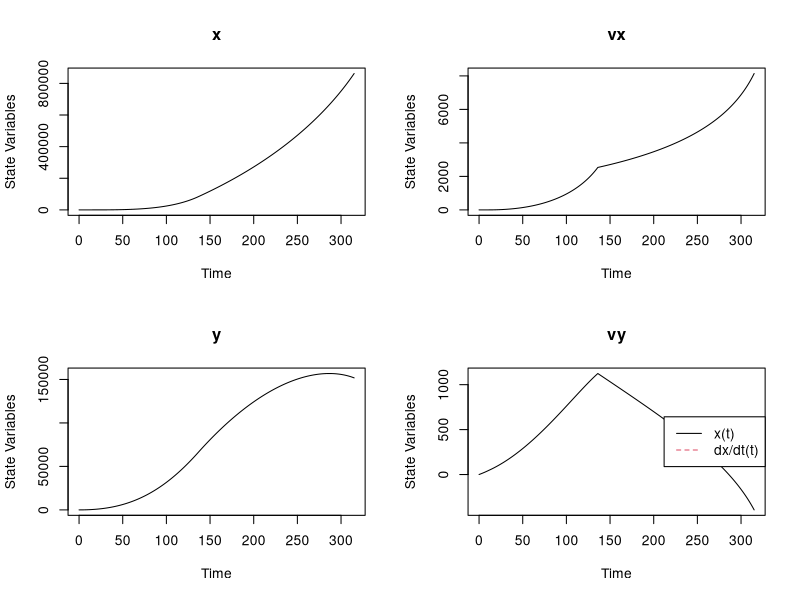
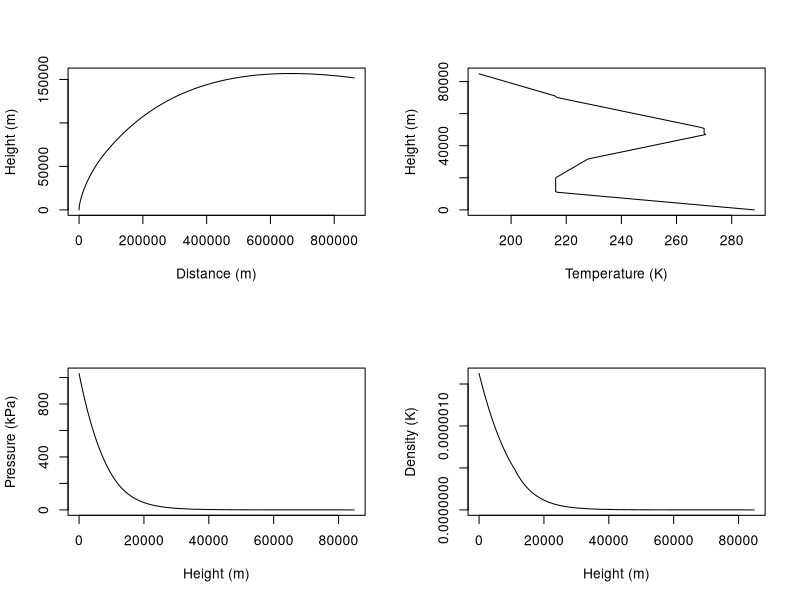
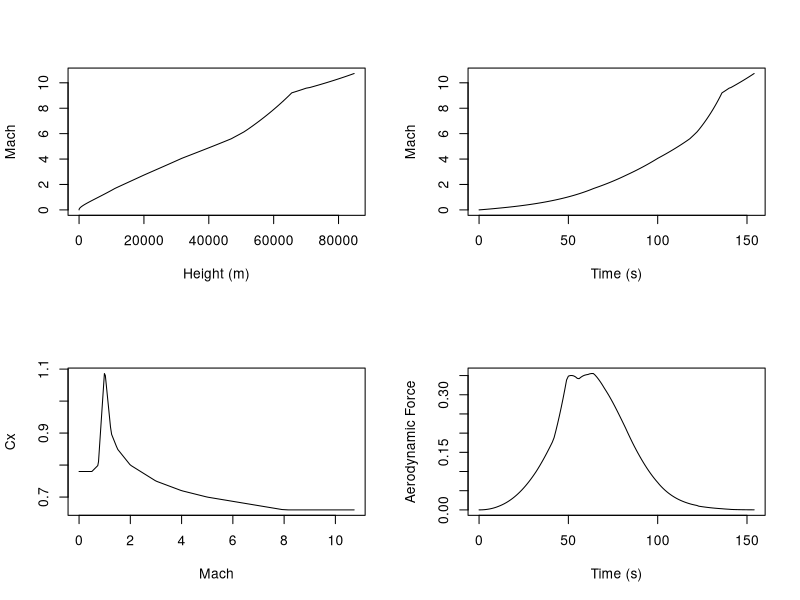

These figures' R source, in order:
library(deSolve)
options(scipen=999)

# Define the differential equations
variable_mass_rocket <- function(t, state, parameters) {
  with(as.list(c(state, parameters)), {
    x <- state[1]  # x(t)
    vx <- state[2]  # dx/dt
    
    y <- state[3]  # y(t)
    vy <- state[4]  # dy/dt
    
    g = G * Me / (R + y)^2
    
    m0 = 0
    k  = 0
    
    F0 = 0
    mu = 0
    
    a0 = 90
    b  = 0
    
    # Find X(y)
    X_t = 0
    
    for(i in 1:nrow(t_gradients)) {
      tg = t_gradients[i,]
      h0 = as.double(tg["h0"])
      hk = as.double(tg["hk"])
      T0 = as.double(tg["T0"])
      dL = as.double(tg["dL"])
      P0 = as.double(tg["P0"])
      if(y >= h0 && y < hk ) {
        dHkm = (y - h0) * 0.001
        T_i = T0 + dL * dHkm

        if(dL != 0) {
          Pr_i = P0 * (T0/T_i) ^ (magic/dL)
        } else {
          Pr_i = P0 * exp(-magic * dHkm/T0)
        }
        
        rho_i = (Pr_i * M_)/(R * T_i)
        
        v_i = sqrt(vx^2 + vy^2)
        sound_vi =  (-1) * 0.0007 * T_i^2 + 0.9690 * T_i + 115.7923;
        mach_vi = v_i / sound_vi
        cx_i = Cx(mach_vi)
        
        X_t = cx_i * rho_i * (v_i^2) * S / 2
        
        atmosphere <<- rbind(atmosphere, list(
          t = t,
          h = y,
          v = v_i,
          T = T_i,
          Pr = Pr_i,
          rho = rho_i,
          sound_vi = sound_vi,
          mach_v = mach_vi,
          cx = cx_i,
          X = X_t,
          g = g
        ))

        break
      }
    }
    
    # Find P(t)

    t_t = 0
    
    stages <- data.frame(
      m0 = parameters["s.m0"],
      k =  parameters["s.k"],
      F0 = parameters["s.F0"],
      mu = parameters["s.mu"],
      Ts = parameters["s.Ts"],
      Te = parameters["s.Te"],
      b =  parameters["s.b"]
    )
    
    for(i in 1:nrow(stages)) {
      stage <- stages[i,]
      Ts = as.numeric(stage["s.Ts"])
      Te = as.numeric(stage["s.Te"])
      if (t >= Ts && t <= Te) {
        t_t = t - Ts
        m0  = as.double(stage["s.m0"])
        k   = as.double(stage["s.k"])
        F0  = as.double(stage["s.F0"])
        mu  = as.double(stage["s.mu"])
        b   = as.double(stage["s.b"])
      } 
    }

    a0 = tangent[nrow(tangent),]
    a = a0 - b
    tangent <<- rbind(tangent, a0 = c(a))

    F_t = F0 + mu * t_t
    m_t = m0 - k * t_t
    
    dx1 <- vx
    dy1 <- vy
    
    dx2 <- ((F_t - X_t) / m_t) * cos(a * (pi / (180)))
    dy2 <- ((F_t - X_t) / m_t) * sin(a * (pi / (180))) - g
    
    
    list(c(dx1, dx2, dy1, dy2))
  })
}

Cx <- function(m) {
  cx_table <- data.frame(
    M   =  c(0.00,	0.25,	0.50,	0.75,	1.0,	1.25,	1.50,	2.00,	3.00,	4.00,	5.00,	8.00,	9.00,	10.00,	11.00,	12.00,	13.00,	14.00,	15.00),
    Cx	 = c(0.78,	0.78,	0.78,	0.80,	1.1,	0.90,	0.85,	0.80,	0.75,	0.72,	0.70,	0.66,	0.66,	 0.66,	 0.66,	 0.66,	 0.66,	 0.66,	0.66)
  )
  
  k <- data.frame();
  for(i in 1:18) {
    k <- rbind(k, list(as.double((cx_table[i+1,]$Cx- cx_table[i,]$Cx)/(cx_table[i+1,]$M - cx_table[i,]$M))))
  }
  
  cx = 0.0;
  for(i in 1:nrow(k)) {
    if (cx_table[i,]$M <= m && m < cx_table[i+1,]$M) {
      cx = cx_table[i,]$Cx + as.double(k[i,]) * (m - cx_table[i,]$M)
    }
  }
  
  cx
}

# Atmospheric temperature
t_gradients = data.frame(
  h0 = c(     0,  11000,   20000,    32000,   47000,   51000,  71000),
  hk = c( 11000,  20000,   32000,    47000,   51000,   71000,  85000),
  T0 = c(288.15, 216.15,  216.15,   228.65,  270.00,  270.00, 216.00),
  dL = c( -6.50,  0.00,     1.00,     2.80,    0.00,   -2.80,  -2.00),
  P0 = c(1030.0,  229.8,    55.3,      8.7,     1.1,     0.6,   0.03)
)

g0 =    9.81
magic = 34.163
M_ =    2.89644
R =     8.31447
S =     3.141593 * (3.05/2)^2 ## Atlas-D Middle Squre
G =     6.67430 * 10^-11
Me =    5.972 * 10^24 
R =     6371000.0


TBurn = 315

# atmosphere model
atmosphere = data.frame()

# Tangent 
tangent = data.frame(a0 = c(90))

# Initial conditions: x(0) = 0, dx/dt(0) = 0
state <- c(x = 0, vx = 0, y = 0, vy = 0)

# Rocket stages
#           stage0            stage1,         stage2      
stages <- data.frame(
  m0  = c(   117500.00,      111479.89,   24817.23 ),
  k   = c(      704.7,           704.7,     120.00 ),
  F0  = c(  1587100.00,     1595354.69,  299317.19 ),
  mu  = c(      917.19,         917.19,     345.31 ),
  Ts  = c(          0,              11,        136 ),
  Te  = c(         10,             135,      TBurn ),
  b   = c(          0,             0.6,       0.11 )
)

# Parameters: F (thrust force), m0 (initial mass), k (mass loss rate), g (gravity)
parameters <- c(s = stages)

# Time sequence
times <- seq(0, TBurn, by = 1)

# Solve the differential equations
solution <- ode(y = state, times = times, func = variable_mass_rocket, parms = parameters, method="euler")


# Adjust the height by the Earth curve

for(i in 1:nrow(solution)) {
  row <- solution[i,]
  x = as.double(row["x"])
  y = as.double(row["y"])
  h = R/cos(atan(x/R)) - R
  row["y"] = y + h
  row["ys"] = -h
}

# Plot the results
plot(solution, xlab = "Time", ylab = "State Variables")
legend("right", legend = c("x(t)", "dx/dt(t)"), col = 1:2, lty = 1:2)

# Plot the trajectory 
plot(solution[,c("x","y")], xlab = "Distance (m)", ylab="Height (m)", type = "l")

# Plot atmosphere
plot(atmosphere[,c("T","h")], ylim = c(0, 85000), xlab = "Temperature (K)", ylab="Height (m)", type = "l", )
plot(atmosphere[,c("h", "Pr")], ylab = "Pressure (kPa)", xlab="Height (m)", type = "l")
plot(atmosphere[,c("h", "rho")], ylab = "Density (K)", xlab="Height (m)", type = "l")
plot(atmosphere[,c("h", "mach_v")], xlab = "Height (m)", ylab="Mach", type = "l")
plot(atmosphere[,c("t", "mach_v")], xlab = "Time (s)", ylab="Mach", type = "l")
plot(atmosphere[,c("mach_v", "cx")], xlab = "Mach", ylab="Cx", type = "l")
plot(atmosphere[,c("t", "X")], xlab = "Time (s)", ylab="Aerodynamic Force", type = "l")
